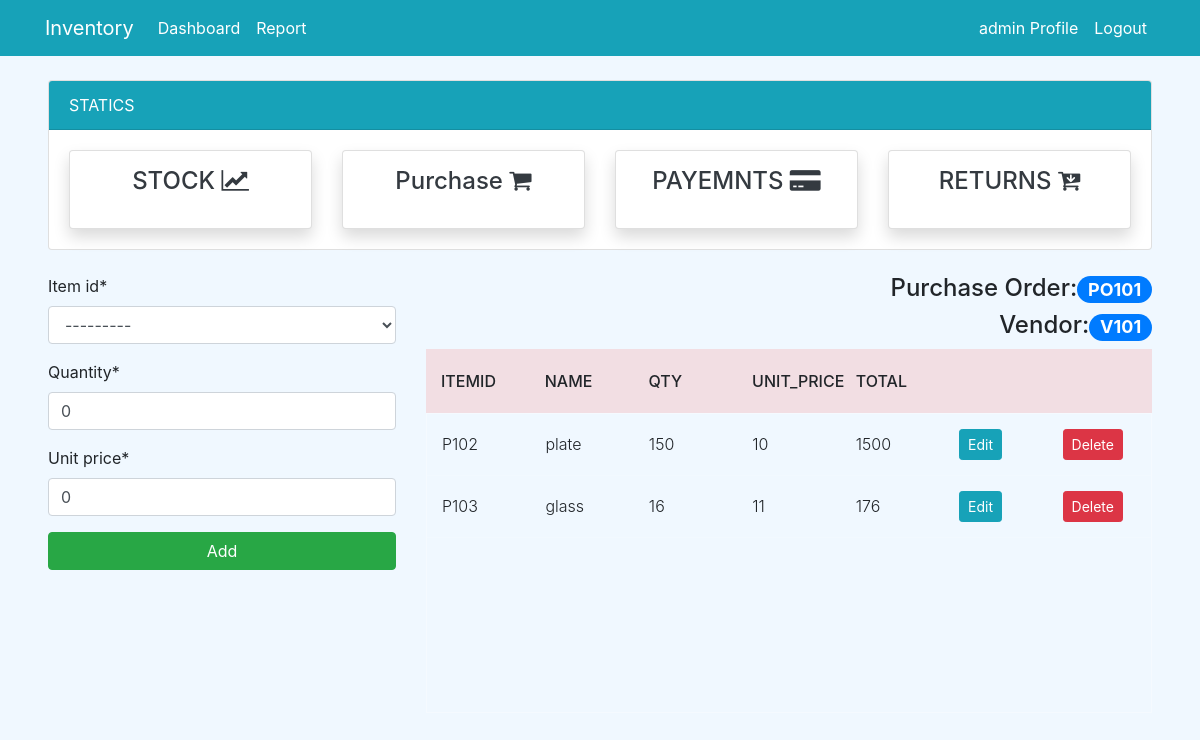
The page /purchase/add/PO101 (signed in) on the database as committed earlier.
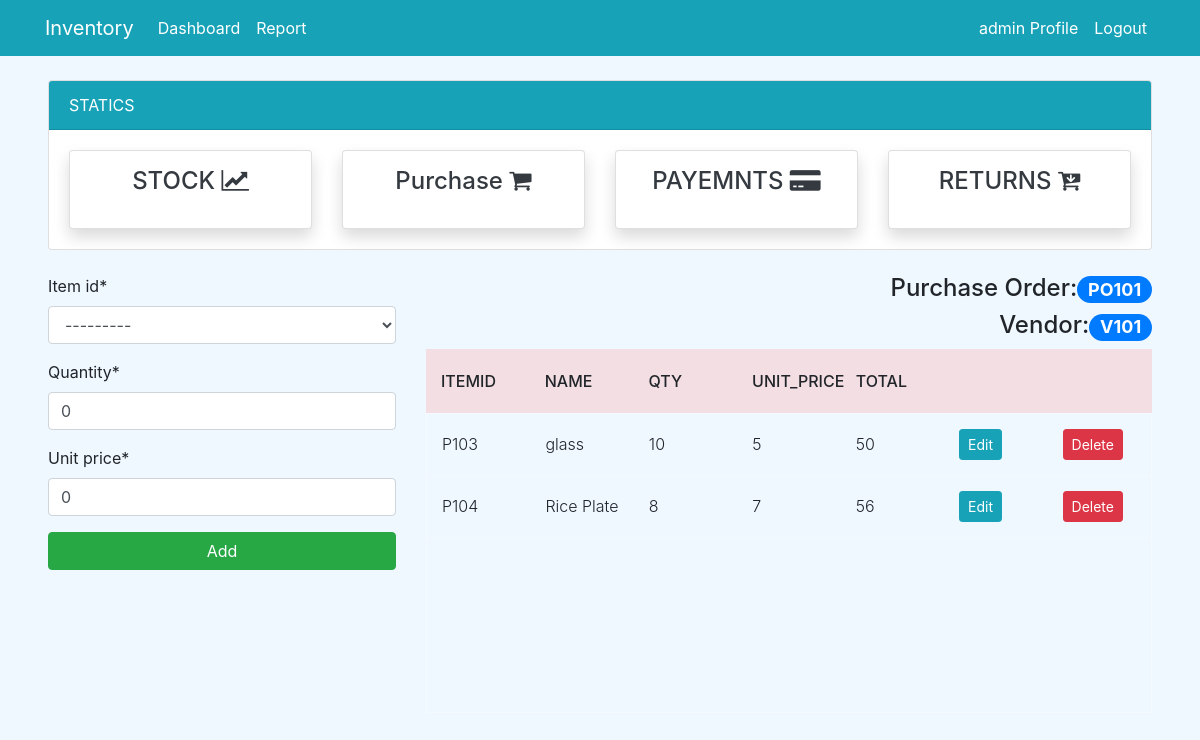
The same page on the database as committed later.
### dashboard/models.py (models this page shows, shortened)
class PurchaseOrder(models.Model):
    date = models.DateField(null=True)
    po_no = models.IntegerField(null=True)
    po_number = models.CharField(max_length=100, null=True, unique=True)
    vendor_id = models.ForeignKey(Vendor, on_delete=models.CASCADE,null=True)
    gross_amount = models.IntegerField(null=True)
    discount = models.IntegerField(null=True)
    net_amount = models.IntegerField(null=True)

class PurchasedItems(models.Model):
    po_number = models.ForeignKey(PurchaseOrder, on_delete=models.CASCADE,null=True)
    vendor_id = models.ForeignKey(Vendor, on_delete=models.CASCADE,null=True)
    item_id = models.ForeignKey(Item, on_delete=models.CASCADE,null=True)
    item_name = models.CharField(max_length=100, null=True)
    quantity = models.PositiveIntegerField(null=True, default=0)
    unit_price = models.IntegerField(null=True, default=0)
    total_amt = models.IntegerField(null=True)
    def total_amt(self):
        return self.quantity * self.unit_price
    @property
    def item_name(self):
        return self.item_id.name

class Item(models.Model):
        item_no = models.IntegerField(null=True)
        item_id = models.CharField(max_length=10,null=True)
        name = models.CharField(max_length=100, null=True, blank=False)
        unit_price = models.PositiveBigIntegerField(null=True,blank=True)
        qty_available = models.PositiveIntegerField(null=True, default=0)
        qty_sold = models.PositiveIntegerField(null=True, default=0)
        status = models.BooleanField(default=False)
        def __str__(self):
            return self.item_id

### dashboard/views.py (the view)
# urls.py: path('purchase/add/<po_number>',views.purchase_add,name='purchase_add'),
@login_required
def purchase_add(request, po_number):
    vendors = Vendor.objects.all()
    items = Item.objects.all()
    purchase_orders = PurchaseOrder.objects.all()
    current_po_number = purchase_orders.values('po_number').filter(po_number=po_number)[0]['po_number']
    current_vendor_id = purchase_orders.values('vendor_id').filter(po_number=po_number)[0]['vendor_id']
    current_vendor_id1 = vendors.values('vendor_id').filter(id=current_vendor_id)[0]['vendor_id']
    purchase_orders = PurchaseOrder.objects.all()
    purchased_items = PurchasedItems.objects.all()
    current_po_number_view = purchase_orders.values('id').filter(po_number=po_number)[0]['id']
    purchase_order_individals = PurchasedItems.objects.filter(po_number_id=current_po_number_view)
    if request.method == "POST":
        form = PurchasedItemForm(request.POST)
        i_id=request.POST['item_id']
        current_item_id = items.values('item_id').filter(id=i_id)[0]['item_id']
        qty=request.POST['quantity']
        uprice=request.POST['unit_price']
        if form.is_valid():
            PurchasedItems(po_number=purchase_orders.get(po_number=current_po_number),item_id=items.get(item_id=current_item_id),vendor_id=vendors.get(id=current_vendor_id),quantity=qty,unit_price=uprice).save()
            return redirect('purchase_add', po_number)
    else:
        form = PurchasedItemForm
    context = {
        'vendors': vendors,
        'items' : items,
        'purchased_items' : purchased_items,
        'form' : form,
        'purchase_orders':purchase_orders,
        'current_po_number' : current_po_number,
        'current_vendor_id1':current_vendor_id1,
        'purchase_order_individals':purchase_order_individals
    }
    return render(request, 'purchase/purchase_add.html',context)

### templates/purchase/purchase_add.html (shortened to what this page needs)
{% extends 'partial/base.html' %}
{% load crispy_forms_tags %}
{% block content %}
{% include 'partial/topnav_staff.html'%}
<div class="mx-5">
	<div class="row my-4">
        <div class="col-md-4">
			<form method="post">
				{{form|crispy}}
				<input class="btn btn-success btn-block" data-backdrop="static" type="submit" value="Add">
			</form>
		</div>
		<div class="col-md-8">
      <div class="text-right">
        <h4>Purchase Order:<span class="badge badge-pill badge-primary">{{current_po_number}}</span></h4>
        <h4>Vendor:<span class="badge badge-pill badge-primary">{{current_vendor_id1}}</span></h4>
      </div>
			<div class="tbl-header">
				<table cellpadding="0" cellspacing="0" border="0">
				  <thead>
					<tr>
					  <th scope="col">ItemID</th>
					  <th scope="col">Name</th>
					  <th scope="col">Qty</th>
					  <th scope="col">Unit_Price</th>
					  <th scope="col">Total</th>
					  <th scope="col"></th>
					  <th scope="col"></th>
					</tr>
				  </thead>
				</table>
			  </div>
			  <div class="tbl-content">
				<table cellpadding="0" cellspacing="0" border="0">
				  <tbody>
					{% for purchase_order_individal in purchase_order_individals %}
					<tr>
					  <td>{{ purchase_order_individal.item_id }}</td>
					  <td>{{ purchase_order_individal.item_name }}</td>
					  <td>{{ purchase_order_individal.quantity }}</td>
					  <td>{{ purchase_order_individal.unit_price }}</td>
					  <td>{{ purchase_order_individal.total_amt }}</td>
					  <td scope="row"><a class="btn btn-info btn-sm" href="{% url 'purchaseditem_update' purchase_order_individal.id %}">Edit</a></td>
					  <td scope="row"><a class="btn btn-danger btn-sm" href="{% url 'purchaseditem_delete'  purchase_order_individal.id %}">Delete</a></td>
					</tr>
					{% endfor %}
				  </tbody>
				</table>
			  </div>
		</div>
	</div>
</div>
{% endblock %}

Rows that differ between the two databases and show on the page:
removed PurchasedItems: item_id "P102", item_name "plate", quantity "150", unit_price "10", total_amt "1500"
removed PurchasedItems: item_id "P103", item_name "glass", quantity "16", unit_price "11", total_amt "176"
added PurchasedItems: item_id "P103", item_name "glass", quantity "10", unit_price "5", total_amt "50"
added PurchasedItems: item_id "P104", item_name "Rice Plate", quantity "8", unit_price "7", total_amt "56"
